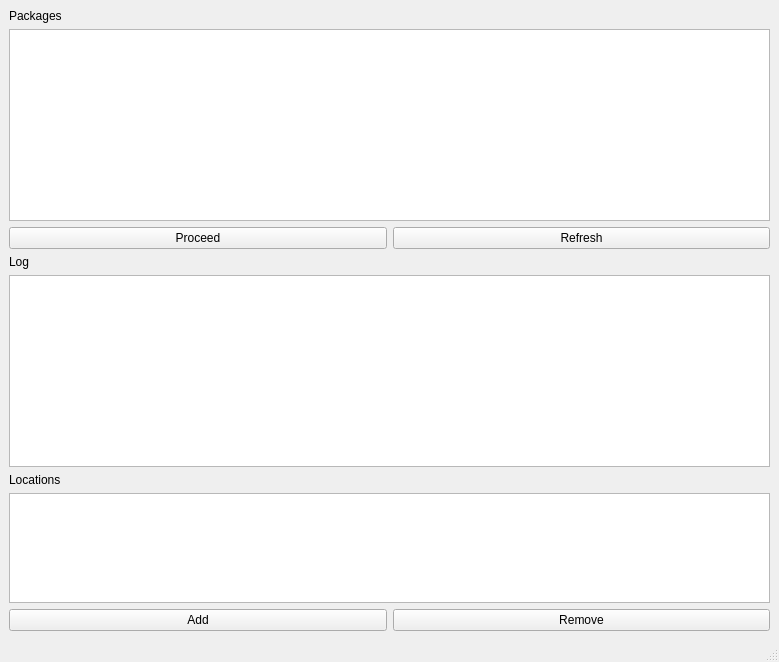
<ui version="4.0" >
 <class>MainWindow</class>
 <widget class="QMainWindow" name="MainWindow" >
  <property name="geometry" >
   <rect>
    <x>0</x>
    <y>0</y>
    <width>779</width>
    <height>662</height>
   </rect>
  </property>
  <property name="windowTitle" >
   <string>OpenAlea Installer</string>
  </property>
  <property name="windowIcon" >
   <iconset resource="images.qrc" >:/icons/openalea_icon.png</iconset>
  </property>
  <widget class="QWidget" name="centralwidget" >
   <layout class="QVBoxLayout" >
    <property name="margin" >
     <number>9</number>
    </property>
    <property name="spacing" >
     <number>6</number>
    </property>
    <item>
     <widget class="QLabel" name="label" >
      <property name="text" >
       <string>Packages</string>
      </property>
     </widget>
    </item>
    <item>
     <widget class="QListWidget" name="packageList" >
      <property name="selectionMode" >
       <enum>QAbstractItemView::MultiSelection</enum>
      </property>
      <property name="modelColumn" >
       <number>0</number>
      </property>
      <property name="sortingEnabled" >
       <bool>true</bool>
      </property>
     </widget>
    </item>
    <item>
     <layout class="QHBoxLayout" >
      <property name="margin" >
       <number>0</number>
      </property>
      <property name="spacing" >
       <number>6</number>
      </property>
      <item>
       <widget class="QPushButton" name="proceedButton" >
        <property name="text" >
         <string>Proceed</string>
        </property>
       </widget>
      </item>
      <item>
       <widget class="QPushButton" name="refreshButton" >
        <property name="text" >
         <string>Refresh</string>
        </property>
       </widget>
      </item>
     </layout>
    </item>
    <item>
     <widget class="QLabel" name="label_3" >
      <property name="text" >
       <string>Log</string>
      </property>
     </widget>
    </item>
    <item>
     <widget class="QTextEdit" name="logText" >
      <property name="readOnly" >
       <bool>true</bool>
      </property>
     </widget>
    </item>
    <item>
     <widget class="QLabel" name="label_2" >
      <property name="text" >
       <string>Locations</string>
      </property>
     </widget>
    </item>
    <item>
     <widget class="QListWidget" name="locationList" >
      <property name="sizePolicy" >
       <sizepolicy>
        <hsizetype>7</hsizetype>
        <vsizetype>7</vsizetype>
        <horstretch>0</horstretch>
        <verstretch>4</verstretch>
       </sizepolicy>
      </property>
     </widget>
    </item>
    <item>
     <layout class="QHBoxLayout" >
      <property name="margin" >
       <number>0</number>
      </property>
      <property name="spacing" >
       <number>6</number>
      </property>
      <item>
       <widget class="QPushButton" name="addLocButton" >
        <property name="text" >
         <string>Add</string>
        </property>
       </widget>
      </item>
      <item>
       <widget class="QPushButton" name="removeLocButton" >
        <property name="text" >
         <string>Remove</string>
        </property>
       </widget>
      </item>
     </layout>
    </item>
   </layout>
  </widget>
  <widget class="QMenuBar" name="menubar" >
   <property name="geometry" >
    <rect>
     <x>0</x>
     <y>0</y>
     <width>779</width>
     <height>25</height>
    </rect>
   </property>
  </widget>
  <widget class="QStatusBar" name="statusbar" />
 </widget>
 <tabstops>
  <tabstop>packageList</tabstop>
  <tabstop>proceedButton</tabstop>
  <tabstop>refreshButton</tabstop>
  <tabstop>locationList</tabstop>
  <tabstop>addLocButton</tabstop>
  <tabstop>removeLocButton</tabstop>
 </tabstops>
 <resources>
  <include location="images.qrc" />
 </resources>
 <connections/>
</ui>
